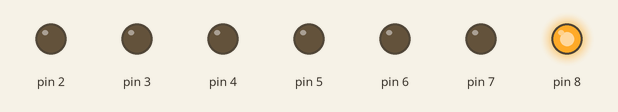
Recording of a sketch running on a simulated Arduino Uno, built with avr-gcc and run on an emulated ATmega328P. Shown: output pins drawn as LEDs (lit = HIGH).

Above: at 0.1 s.
At 0.5 s:
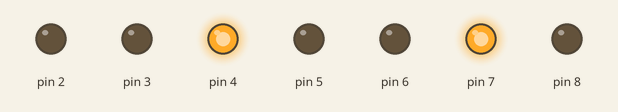
At 0.9 s:
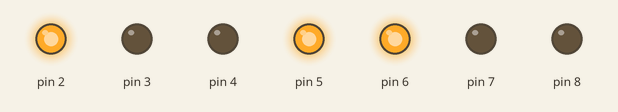
At 1.9 s:
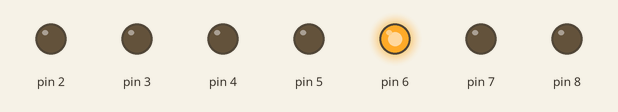
At 3.1 s:
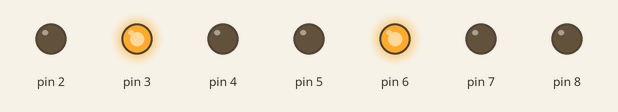
At 4.3 s:
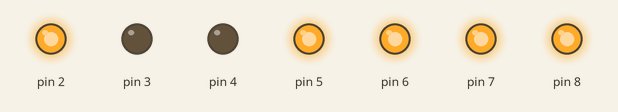
Timing chart, 0 to 4.6 s (numbered marks = the images above):
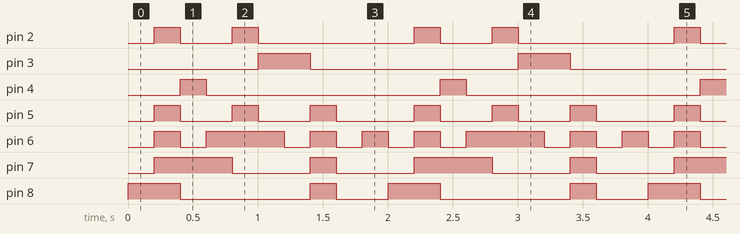

The sketch:

led_7_doan.ino
```cpp
void setup()
{
  pinMode(8, OUTPUT); //G
  pinMode(7, OUTPUT);//F
  pinMode(6, OUTPUT);//E
  pinMode(5, OUTPUT);//D
  pinMode(4, OUTPUT);//C
  pinMode(3, OUTPUT); //B
  pinMode(2,OUTPUT ); // A
}

void loop()
{
  for (int num = 0; num <= 9; num++)
    {
      number_led(num);
      delay(200);
    }

}
void number_led (int num)
{
  switch (num)
  {
    case 0:
      digitalWrite(2, LOW);
    digitalWrite(3, LOW);
      digitalWrite(4, LOW);
      digitalWrite(5, LOW);
      digitalWrite(6, LOW);
      digitalWrite(7, LOW);
      digitalWrite(8, HIGH);
      break;
    case 1:
      digitalWrite(2, HIGH);
    digitalWrite(3, LOW);
      digitalWrite(4, LOW);
      digitalWrite(5, HIGH);
      digitalWrite(6, HIGH);
      digitalWrite(7, HIGH);
      digitalWrite(8, HIGH);
      break;
    case 2:
      digitalWrite(2, LOW);
    digitalWrite(3, LOW);
      digitalWrite(4, HIGH);
      digitalWrite(5, LOW);
      digitalWrite(6, LOW);
      digitalWrite(7, HIGH);
      digitalWrite(8, LOW);
      break;
    case 3:
      digitalWrite(2, LOW);
    digitalWrite(3, LOW);
      digitalWrite(4, LOW);
      digitalWrite(5, LOW);
      digitalWrite(6, HIGH);
      digitalWrite(7, HIGH);
      digitalWrite(8, LOW);
      break;
    case 4 :
      digitalWrite(2, HIGH);
    digitalWrite(3, LOW);
      digitalWrite(4, LOW);
      digitalWrite(5, HIGH);
      digitalWrite(6, HIGH);
      digitalWrite(7, LOW);
      digitalWrite(8, LOW);
      break;
    case 5:
      digitalWrite(2, LOW);
    digitalWrite(3, HIGH);
      digitalWrite(4, LOW);
      digitalWrite(5, LOW);
      digitalWrite(6, HIGH);
      digitalWrite(7, LOW);
      digitalWrite(8, LOW);
      break;
    case 6:
      digitalWrite(2, LOW);
    digitalWrite(3, HIGH);
      digitalWrite(4, LOW);
      digitalWrite(5, LOW);
      digitalWrite(6, LOW);
      digitalWrite(7, LOW);
      digitalWrite(8, LOW);
      break;
    case 7:
      digitalWrite(2, LOW);
    digitalWrite(3, LOW);
      digitalWrite(4, LOW);
      digitalWrite(5, HIGH);
      digitalWrite(6, HIGH);
      digitalWrite(7, HIGH);
      digitalWrite(8, HIGH);
      break;
    case 8:
      digitalWrite(2, LOW);
    digitalWrite(3, LOW);
      digitalWrite(4, LOW);
      digitalWrite(5, LOW);
      digitalWrite(6, LOW);
      digitalWrite(7, LOW);
      digitalWrite(8, LOW);
      break;
    case 9:
      digitalWrite(2, LOW);
    digitalWrite(3, LOW);
      digitalWrite(4, LOW);
      digitalWrite(5, LOW);
      digitalWrite(6, HIGH);
      digitalWrite(7, LOW);
      digitalWrite(8, LOW);
      break;
  }
}
```

Measured:
- by itself, pin 2: repeats every 2.0 s: LOW 0.40 s, HIGH 0.20 s, LOW 1.2 s, HIGH 0.20 s
- by itself, pin 3: alternates HIGH for 0.40 s and LOW for 1.6 s
- by itself, pin 4: alternates HIGH for 0.20 s and LOW for 1.8 s
- by itself, pin 5: repeats every 2.0 s: 2 × (LOW 0.40 s, HIGH 0.20 s), LOW 0.60 s, HIGH 0.20 s
- by itself, pin 6: repeats every 2.0 s: LOW 0.20 s, HIGH 0.60 s, 3 × (LOW 0.20 s, HIGH 0.20 s)
- by itself, pin 7: repeats every 2.0 s: LOW 0.60 s, HIGH 0.20 s, LOW 0.60 s, HIGH 0.60 s
- by itself, pin 8: repeats every 2.0 s: LOW 1.0 s, HIGH 0.20 s, LOW 0.40 s, HIGH 0.40 s
